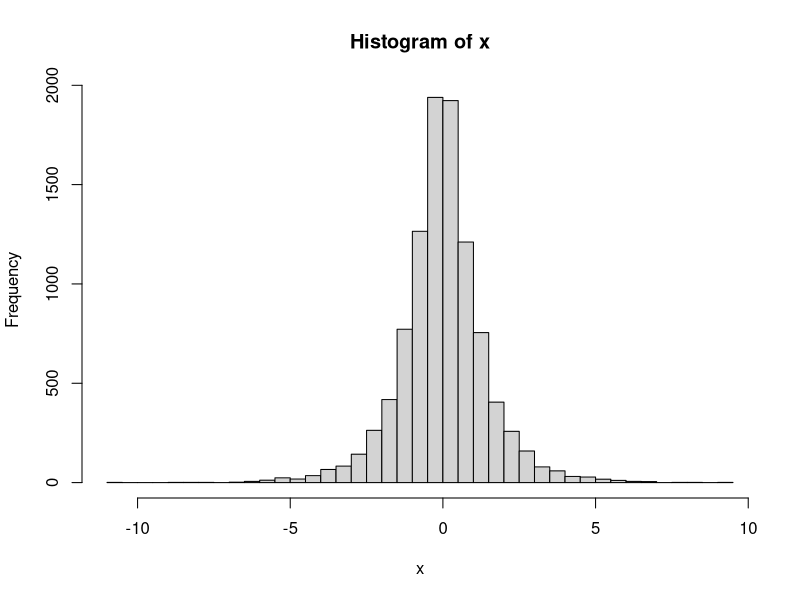
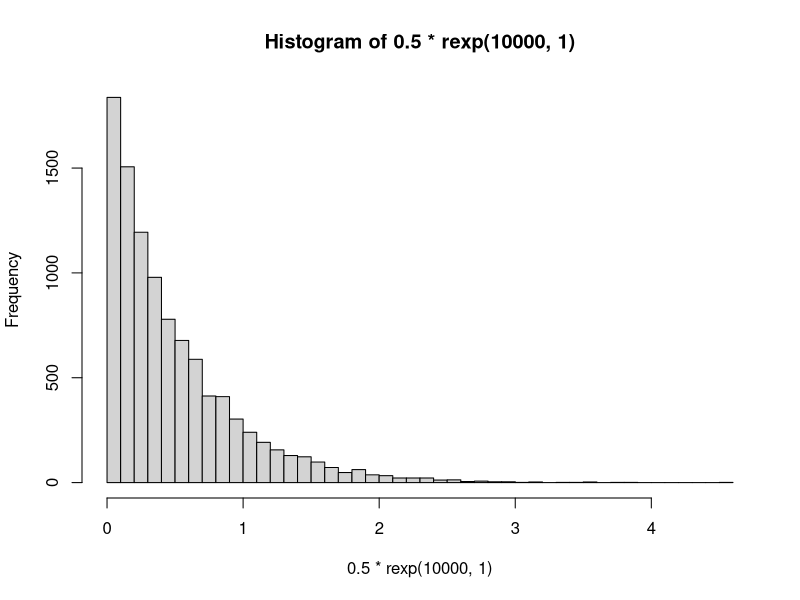
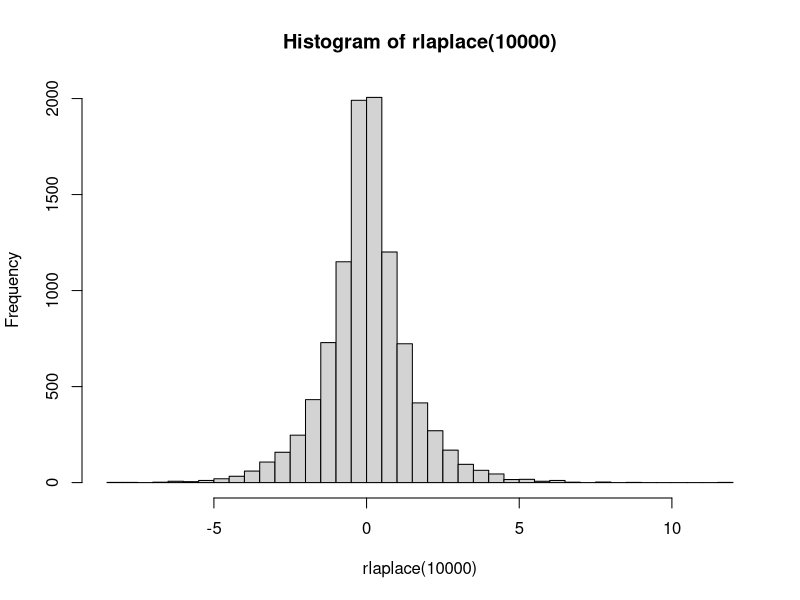
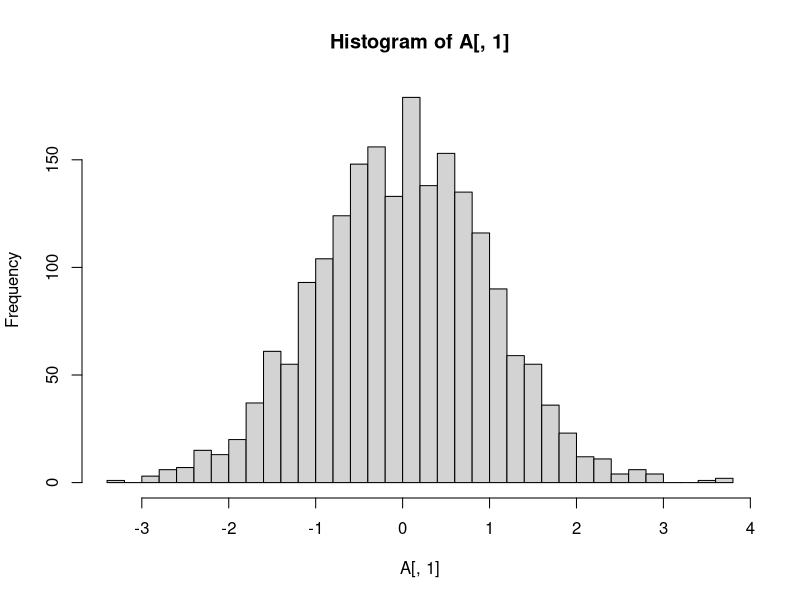
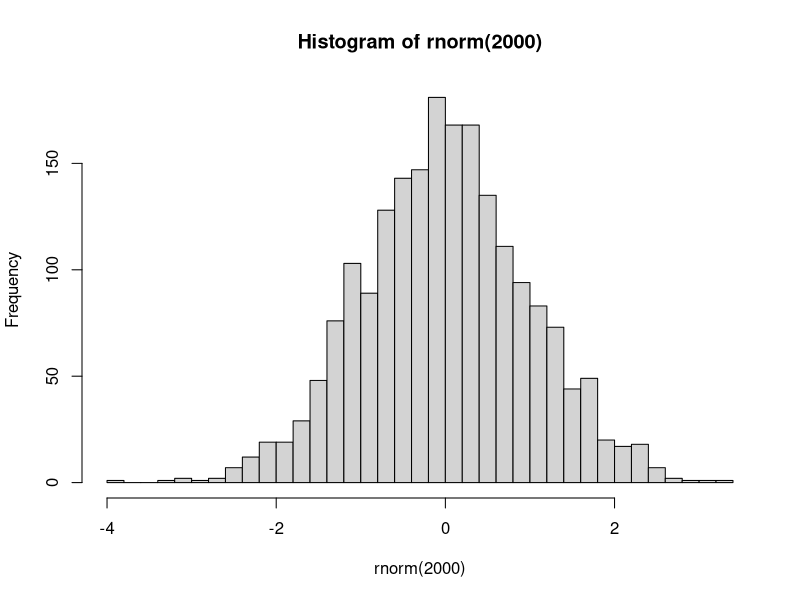

R code for these plots, in order:
#====================================================================
# COMPUTATIONAL STATISTICS - LAB 3
#====================================================================

# R version
RNGversion('3.5.1')
library(tidyverse)
library(rmutil)

#--------------------------------------------------------------------
# QUESTION 2 - Different distributions 
#--------------------------------------------------------------------


#2.1
# The quantile function q. of a probability distribution 
# is the inverse of its cumulative distribution function F.

# Location parameter centered at 0, which is reasonable.
# Scale parameter controls the width or spread of the distribution

# Random numbers from DE(0,1) from Unif(0,1) generated by using the inverse cumulative function.
# Divide the two cases into different statements. 
my_DE <- function(n){
  x <- c()
  for (i in 1:n){
    u <- runif(1)
    if(u < 0.5){
      x[i] <- log(2*u)
    }else{
      x[i] <- -log(2*(1-u))
    }
  }
  return(x)
}

# Random numbers from DE(0,1) from Unif(0,1) generated b using the inverse cumulative function.
# Use the sign function 

my_DE_sgn<- function(n){
  x <- c()
  for (i in 1:n){
    u <- runif(1)
    x[i] <- -sign(u-0.5)*log(1-2*abs(u-0.5))
  }
  return(x)
}
# Generate 10000 random numbers from DE(0,1)
x <- my_DE(10000)

# Histogram of the random nr
hist(x, breaks = 40)

# Looks reasonable since the Laplace with these settings, when x>0, is a scaled version of
# the exponential distribution with rate 1. 

# histogram of random numbers from an exponential distribution 
hist(0.5*rexp(10000,1), breaks = 40)
# The DE(0,1) using inv. cdf method corresponds to the histogram when directly sample from the laplace. 
hist(rlaplace(10000), breaks = 40) 

# 2.2
# inspiration from the code provided in the course material

# This works
fgennorm <- function(c){
  x <- NA
  num.reject <- 0
  while (is.na(x)){
    y <- my_DE(1) # majorizing density 
    u <- runif(1) # Unif(0,1)
    if (u <= dnorm(y)/(c*0.5*exp(-abs(y)))){x <- y}
    else{ num.reject <- num.reject + 1}
  }
  c(x, num.reject)
}

# c=1.32, see motivation below
set.seed(12345)
n <- 2000
A <- matrix(c(rep(0,n) ,rep(0,n)), ncol=2)
for (i in 1:n){
  A[i,] <- fgennorm(1.32)
}
hist(A[,1], breaks = 40)
hist(rnorm(2000), breaks = 40)

# Average rejection rate 
mean(A[,2])
# What is the expected rejection rate ER ?
# The number of draws are Geometric(1/c)  distributed with mean c.

# A value of c closer to 1 implies fewer rejected samples. Pick a c close to 1, 
# while still satisfying cfY(x) >= fX(x)

# there is a constant that fullfills: 
# Find c. 
nr <- A[,1] 
c_values <- seq(1,5,0.01)
for (i in seq_along(c_values)){
  if(all((c_values[i]*0.5*exp(-abs(nr)) >= dnorm(nr)))){
    c_value <- c_values[i]
    break()
  }
}
c_value

all(c_value*0.5*exp(-abs(nr)) >= dnorm(nr))
table(c_value*0.5*exp(-abs(nr)) >= dnorm(nr))

# ER-R =approx 1. 
# Reasonable since the number of rejections plus the draw when accepted must equal the total number of draws. 

# Pick a c close to 1. 

# the two histograms looks similar when comparing them. If we increase the number of random variables we will 
# obtain a even better shape. However it depends on the majorizing constant c
